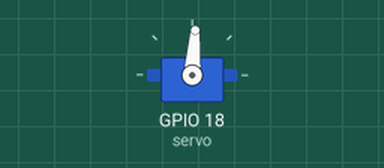
Recording of a program running on a simulated Raspberry Pi (BCM pin numbers). On the bench: servo. Servo angles are drawn from the pulse width (0.5 ms = 0°, 2.5 ms = 180°); what the program prints to the terminal is not drawn.

Above: at 0.05 s.
Timing chart, 0 to 4.6 s (numbered marks = the images above):
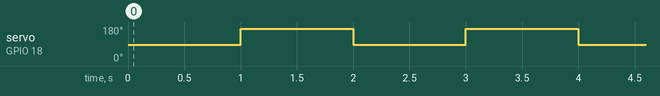

Measured:
- by itself, servo on GPIO 18 (servo): alternates 171° for 1.0 s and 86° for 1.0 s

The program:

02_sarvo.py
```python
from gpiozero import AngularServo
from time import sleep

# GPIO 18番ピン（物理ピン 12番）を使用。
# SG90などのマイクロサーボ向けにパルス幅を設定しています。
# servo = AngularServo(ピン番号, min_pulse_width=最小パルス幅, max_pulse_width=最大パルス幅)
servo = AngularServo(18, min_pulse_width=0.0005, max_pulse_width=0.0024)

try:
    while True:
        # --- 動作範囲のテスト ---

        # 1. 中央 (90度)
        print("中央 (0度) に設定")
        servo.angle = 0
        sleep(1)

        # 2. 右端 (90度)
        print("右端 (90度) に設定")
        servo.angle = 90
        sleep(1)

        # 3. 左端 (-90度)
        # print("左端 (-90度) に設定")
        # servo.angle = -90
        # sleep(1)

except KeyboardInterrupt:
    print("\nプログラムを終了し、サーボを解放します。")
finally:
    # プログラム終了時、サーボ信号を停止します
    servo.close()
```
